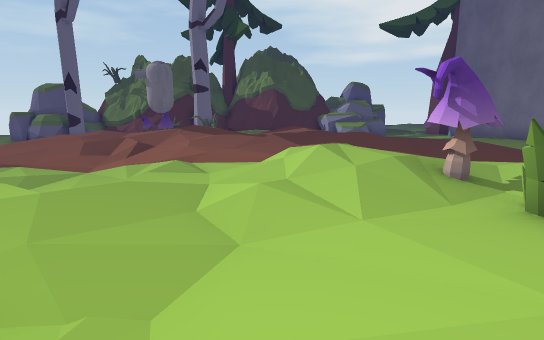
View 1 (above)

24 first-person views from a walk through a Unity game level. The camera is 1.5 m above the floor, tilts 10° down and sees 80° across. The floor is counted in squares, 1 m on a side. Each view is taken from the middle of a square. On the plan, view 1 faces up. The plan holds only what a view shows up to about 15 squares ahead; the rest is blank. The place goes on beyond the plan. Some surface patterns are stand-ins.

View 2
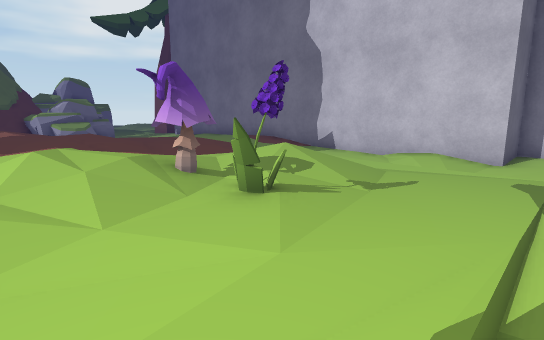

View 3
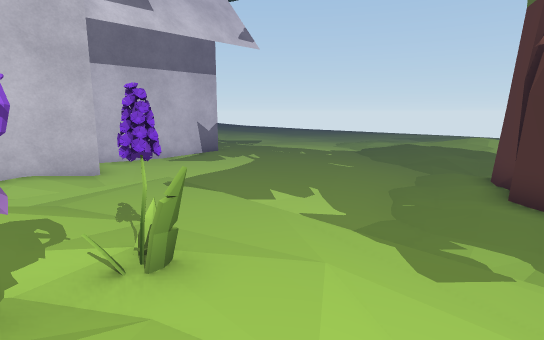

View 4
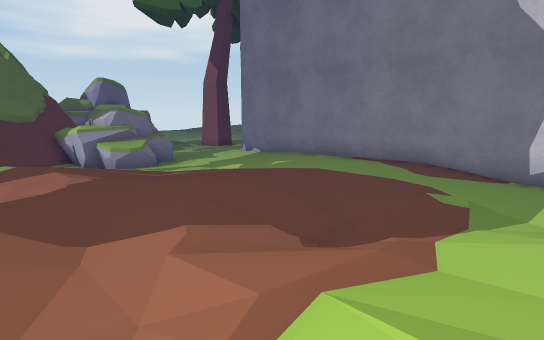

View 5
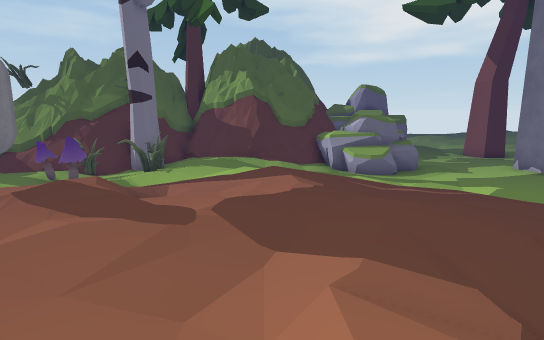

View 6
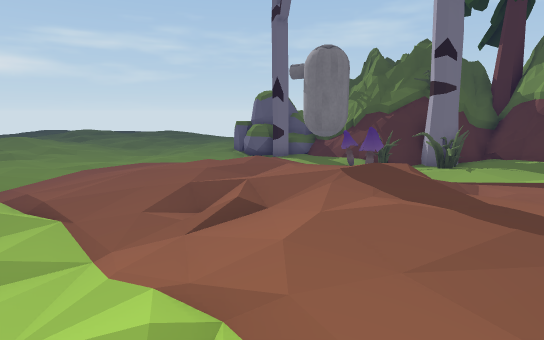

View 7
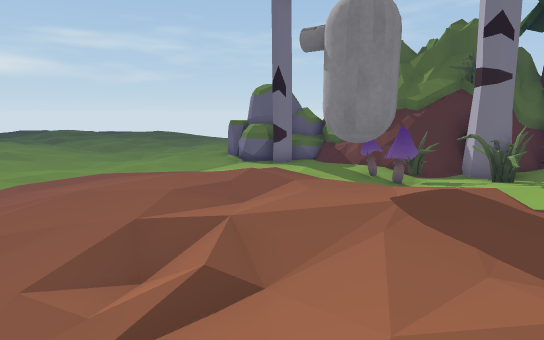

View 8
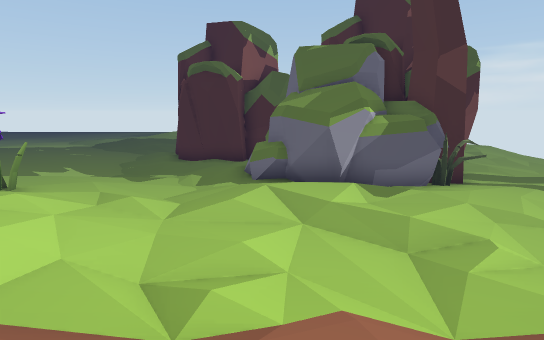

View 9
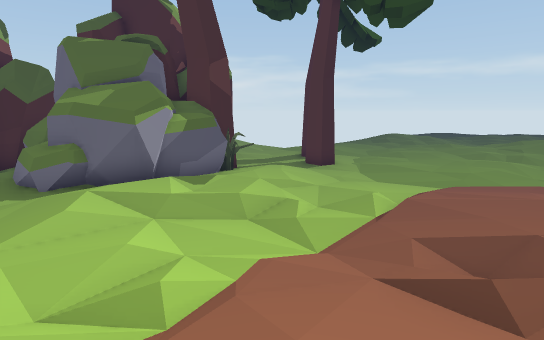

View 10
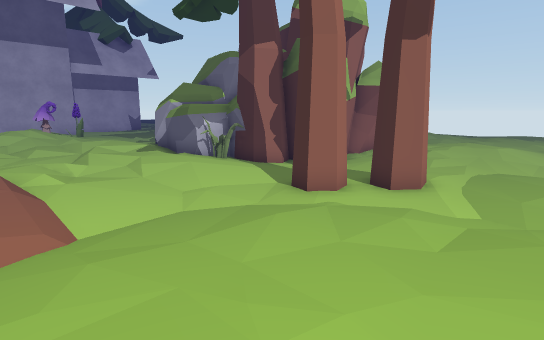

View 11
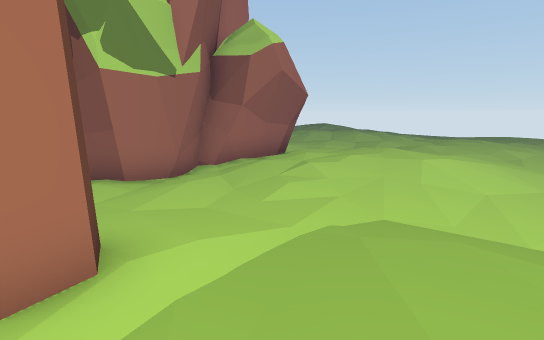

View 12
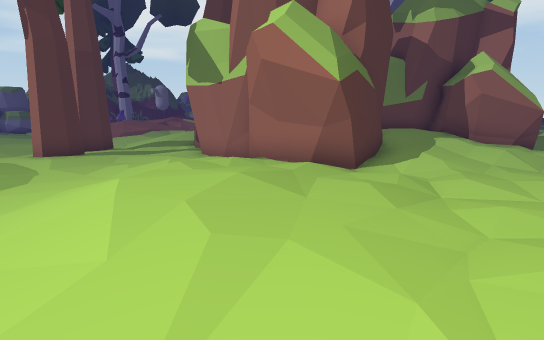

View 13
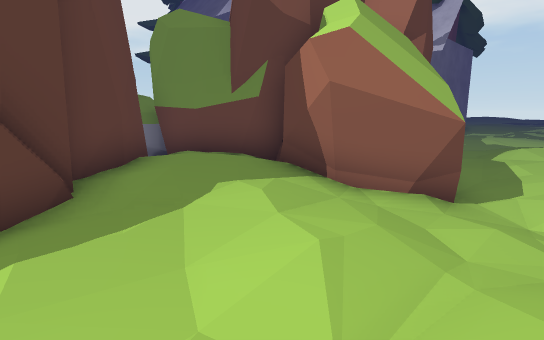

View 14
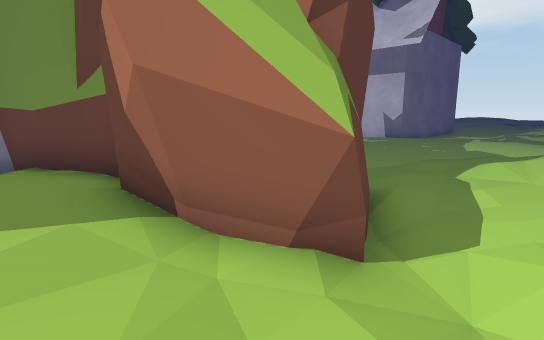

View 15
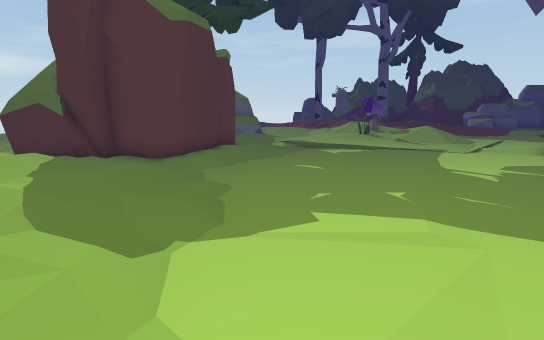

View 16
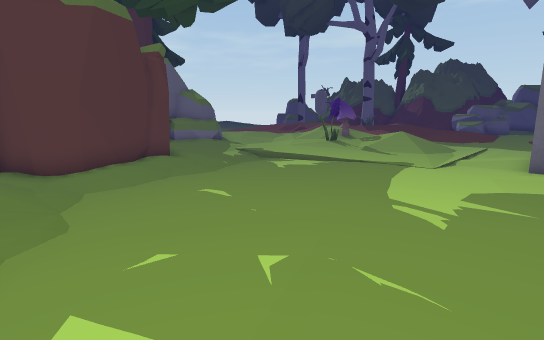

View 17
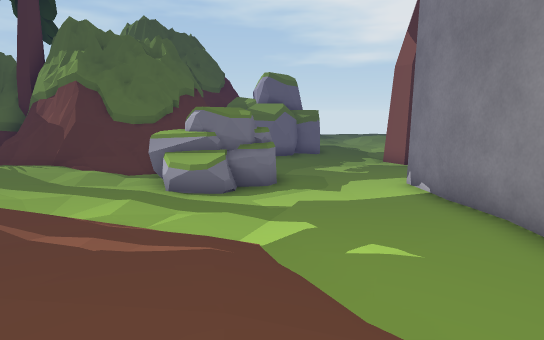

View 18
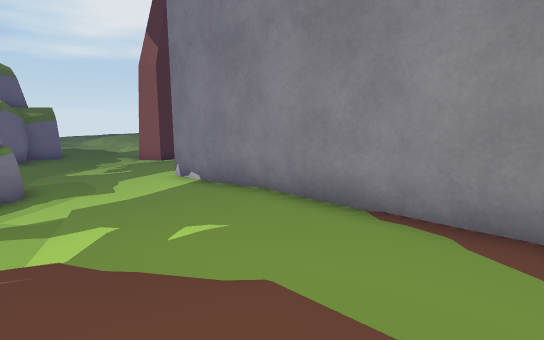

View 19
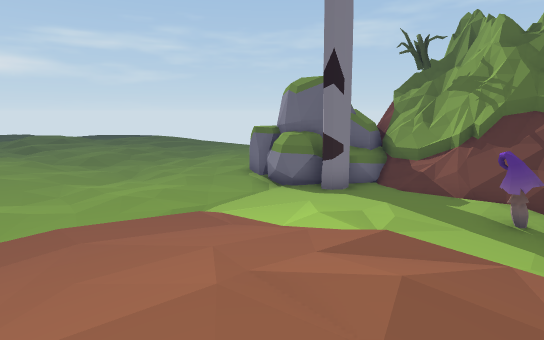

View 20
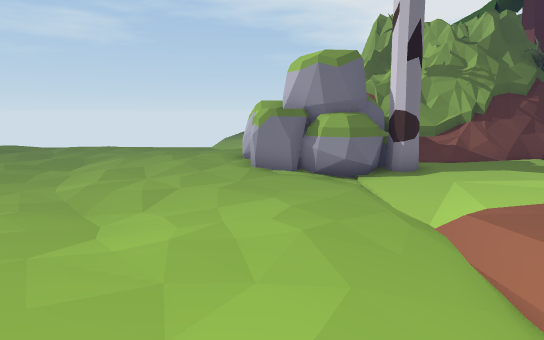

View 21
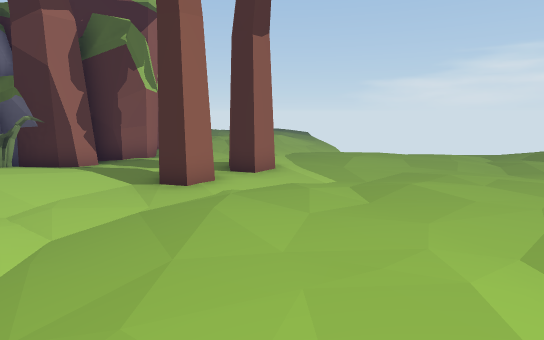

View 22
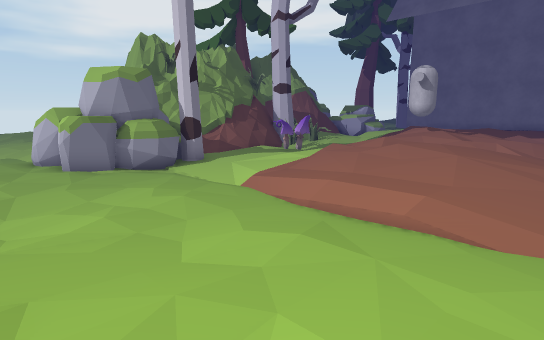

View 23
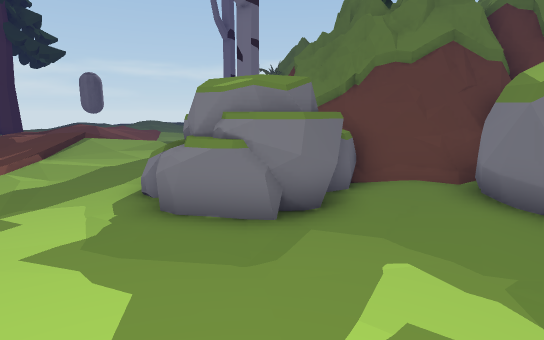

View 24
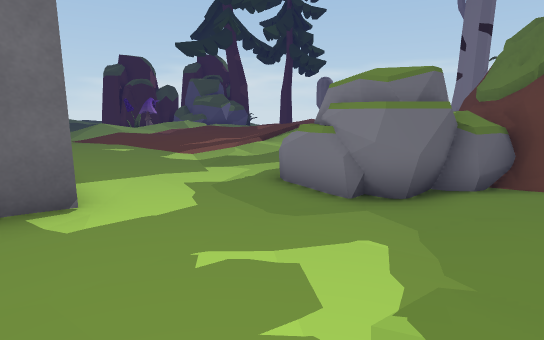

### Floor plan
Key: @ floor where view 1 was taken; # wall or solid block; . main floor; : floor 0.25 m higher than the main floor; - floor 0.25 m lower than the main floor; + floor 0.5 m higher than the main floor; _ floor 0.5 m lower than the main floor; * floor 0.75 m higher than the main floor; % floor 1 m higher than the main floor; / step, stairs or slope; = window, fence, low wall or low ledge; M mushroom; R rock; T tree; O other object.
Columns run from 18 left of view 1 to 12 right of it. Each row starts with its distance up from view 1.
 26                       ##RRR...T
 25  --          ###      ##.....--
 24 ---           ###    ##R.......
 23 ---           ########RRRR-....
 22 -.R   R###    #==#####R RR.....
 21 ..RRR RR#######/:+://.RRRR.....
 20 ..RRRRRR#==##.#//+//..RRRR...##
 19 --.RRRTT....O.O::::::........#
 18 -----R-....MM../:://:::......#
 17 --------....- ../////::....::#
 16 _------///...  :////////..:::#
 15 ------/./:+//  ///////+::::::#
 14 /-----///++//*/////*//+++/:::#
 13 /----////++//OO%/*****++++:::#
 12 /.---/:://**+*///*//+*/+++/::#
 11 //..-/////+++//////:+///++/::#
 10 /...--//////+////:::///:+/:::#
  9 /....-///::://///+:////::/:::#
  8 /....-///////.///////+:::....#
  7 /....----.///..////*/++///. .#
  6 .....----.-/////////*/+/ /...#
  5 .....----///:////////M+///...#
  4 ...-----//:::/++////:O+///..:#
  3 .----T-//:::/R+://./:O::....:#
  2 -----TT/...RRRRR....:::......##
  1 ---TT--..TTRRRRRR.../..........
  0 ..-TT----TTTRRRRR:@.---........
 -1 ..-..---## R  RR::/----........
 -2 ..----.-#     RR:.../--........
 -3 ----.-.-#     R#####/.-.......:
 -4 ---.././#     ###  #/.-......::
 -5 _/-./:.##   ####   ##/-........
 -6 _////:/##  ##*##   ##.--.......
 -7  //::::#####/**##  ##/--.......
 -8  //::::###:://##  ##.///.......
 -9  /.::..././///#####/:////......
-10  /..../.....///###./://///.....
-11  --........-///.-./:+///////..
-12  --...... . //---.:/ ** //:.. .

Where each view was taken, in squares from view 1:
view 1: 0 up, 0 right, facing up
view 2: 0 up, 0 right, facing up-right
view 3: 5 up, 0 right, facing down-right
view 4: 7 up, 0 right, facing up-right
view 5: 7 up, 1 right, facing up
view 6: 7 up, 0 right, facing up-left
view 7: 9 up, 2 left, facing up-left
view 8: 11 up, 3 left, facing down
view 9: 11 up, 1 left, facing down-left
view 10: 9 up, 18 left, facing down-right
view 11: 1 up, 18 left, facing down-right
view 12: 12 down, 17 left, facing up-right
view 13: 12 down, 8 left, facing up-right
view 14: 12 down, 5 left, facing up-right
view 15: 12 down, 12 right, facing up-left
view 16: 9 down, 12 right, facing up-left
view 17: 11 up, 7 right, facing up
view 18: 11 up, 6 right, facing up-right
view 19: 11 up, 6 left, facing up-left
view 20: 10 up, 15 left, facing up
view 21: 10 up, 15 left, facing down
view 22: 8 up, 18 left, facing up-right
view 23: 22 up, 12 right, facing left
view 24: 25 up, 12 right, facing down-left
